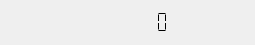
<?xml version="1.0" encoding="UTF-8"?>
<ui version="4.0">
 <class>Time_Dialog</class>
 <widget class="QDialog" name="Time_Dialog">
  <property name="geometry">
   <rect>
    <x>0</x>
    <y>0</y>
    <width>255</width>
    <height>41</height>
   </rect>
  </property>
  <property name="sizePolicy">
   <sizepolicy hsizetype="Preferred" vsizetype="Preferred">
    <horstretch>0</horstretch>
    <verstretch>0</verstretch>
   </sizepolicy>
  </property>
  <property name="windowTitle">
   <string>Dialog</string>
  </property>
  <property name="styleSheet">
   <string notr="true"/>
  </property>
  <layout class="QVBoxLayout" name="verticalLayout">
   <item>
    <widget class="QLCDNumber" name="lcdNumber">
     <property name="contextMenuPolicy">
      <enum>Qt::DefaultContextMenu</enum>
     </property>
     <property name="autoFillBackground">
      <bool>false</bool>
     </property>
     <property name="frameShape">
      <enum>QFrame::NoFrame</enum>
     </property>
     <property name="frameShadow">
      <enum>QFrame::Plain</enum>
     </property>
     <property name="smallDecimalPoint">
      <bool>false</bool>
     </property>
     <property name="digitCount">
      <number>8</number>
     </property>
     <property name="segmentStyle">
      <enum>QLCDNumber::Flat</enum>
     </property>
    </widget>
   </item>
  </layout>
 </widget>
 <resources/>
 <connections/>
</ui>
